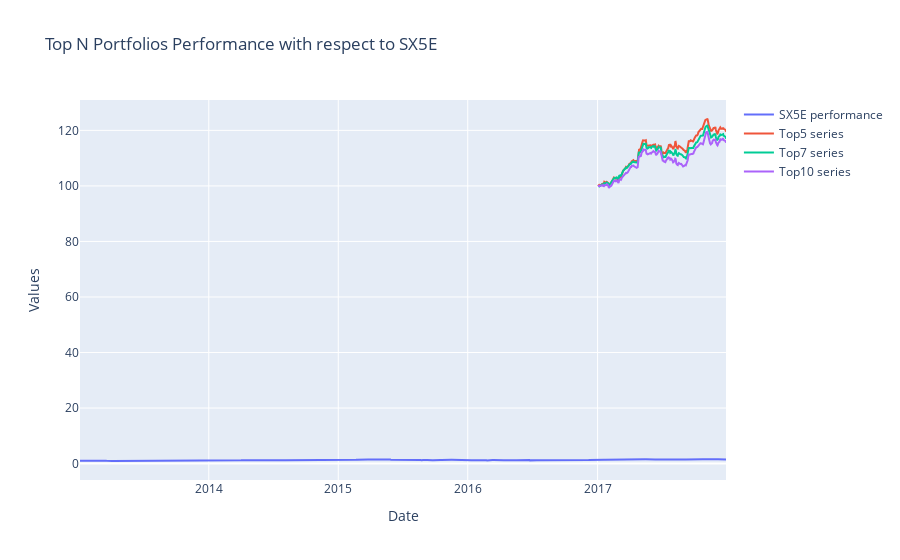

Write notebook code for a chart like this one.
### Code cell
plot_portfolios(portfolio_series_LSTM, index_ret=index_returns)

### Figure 1 — Plotly figure (JSON) as saved in the notebook; plotly's stock layout.template omitted (floating-point values rounded to 4 significant figures; data arrays with more than 128 entries replaced by an {"elided": "..."} marker saying what was removed)
{"data": [{"mode": "lines", "name": "SX5E performance", "type": "scatter", "x": {"elided": "1271 str values"}, "y": {"elided": "1271 float values"}}, {"mode": "lines", "name": "Top5 series", "type": "scatter", "x": {"elided": "254 str values"}, "y": {"elided": "254 float values"}}, {"mode": "lines", "name": "Top7 series", "type": "scatter", "x": {"elided": "254 str values"}, "y": {"elided": "254 float values"}}, {"mode": "lines", "name": "Top10 series", "type": "scatter", "x": {"elided": "254 str values"}, "y": {"elided": "254 float values"}}], "layout": {"title": {"text": "Top N Portfolios Performance with respect to SX5E"}, "xaxis": {"title": {"text": "Date"}}, "yaxis": {"title": {"text": "Values"}}}}
